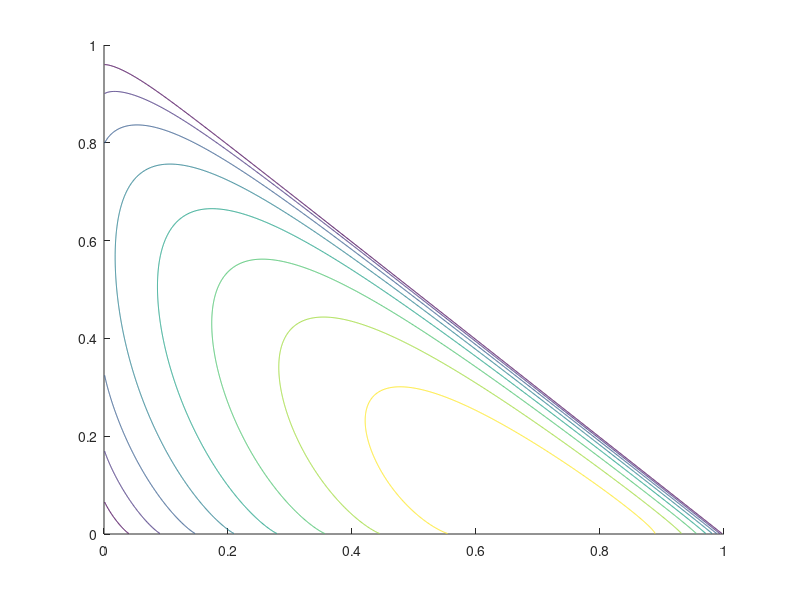

MATLAB code for this plot: (Note: this script raises an error after producing the figure.)
clear all
clc
m=0;
mt1=0;
mt2=0;

gam1=10^(2.2);
gam2=10^(1);

    k=1000;
axis([0,1,0,1])
for c=1:1:k
    for d=1:1:k-c
        t1(c,d)=d/k;
        t2(c,d)=c/k;
        t0(c,d)=1-d/k-c/k;
     end
end    
    R1=t1.*log2(1+gam1*(t0./t1));
    R2=t2.*log2(1+gam2*(t0./t2));
    R=R1+R2;
    hold on

contour(t1,t2,R,8)
max(max(R))
%optimal
A=gam1+gam2;
syms z
eqn=z*log(z)-z+1==A;
optz=double(solve(eqn,z));
opt0=(optz-1)/(A+optz-1);
opt1=gam1/(A+optz-1);
opt2=gam2/(A+optz-1);
R1_op=opt1.*log2(1+gam1*(opt0./opt1));
R2_op=opt2.*log2(1+gam2*(opt0./opt2));
R_op=R1_op+R2_op
    
    plot(opt1,opt2,'*')

hold off